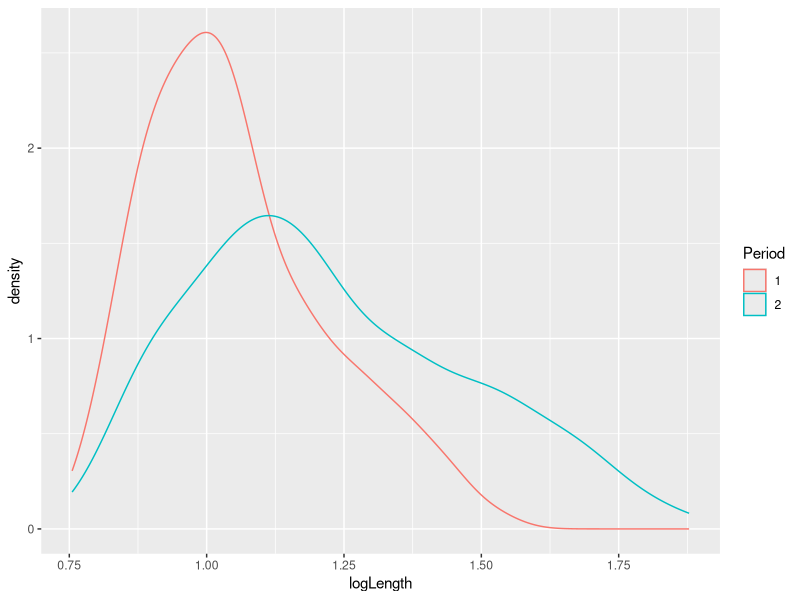
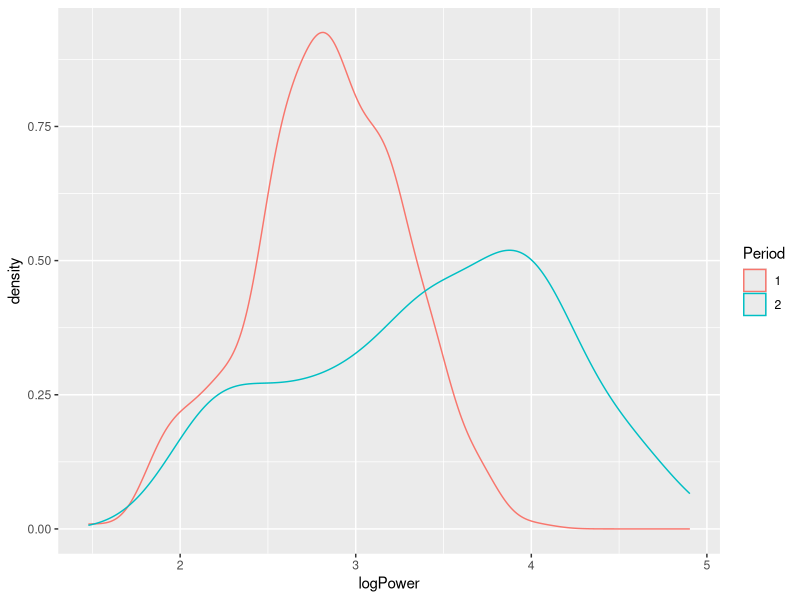
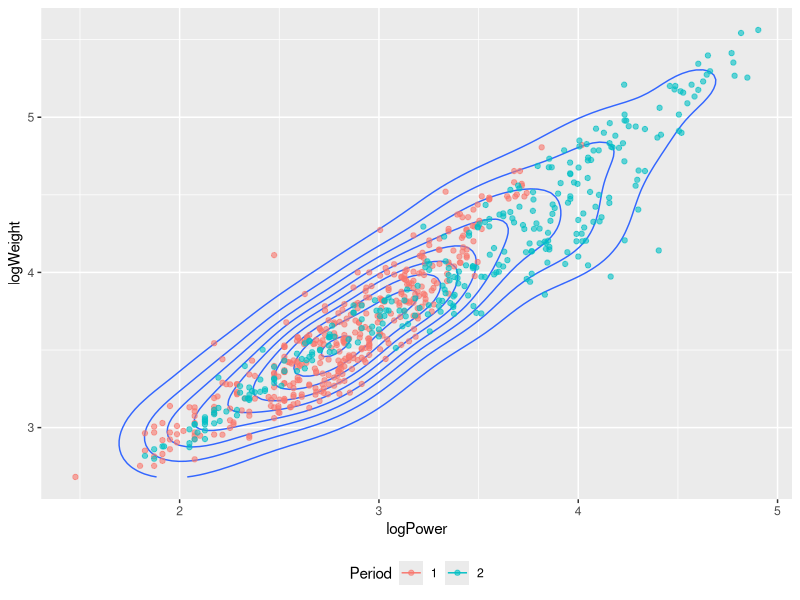
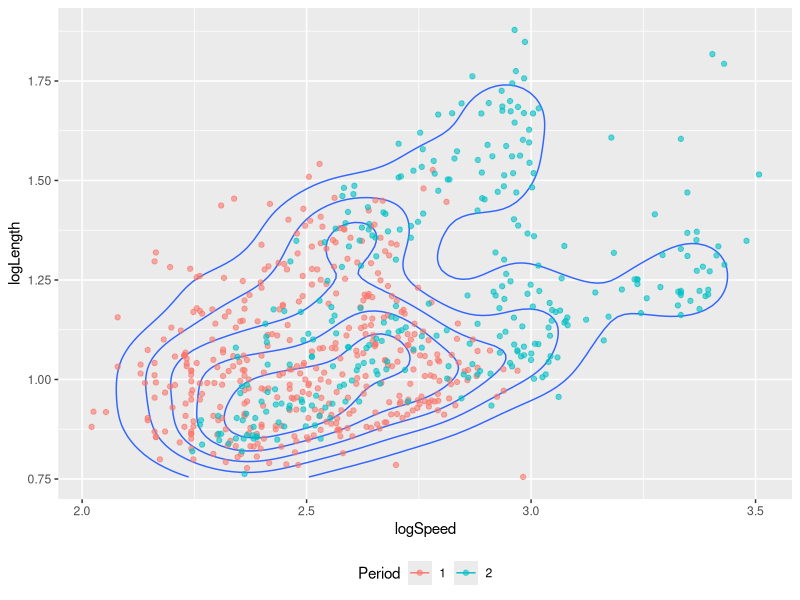
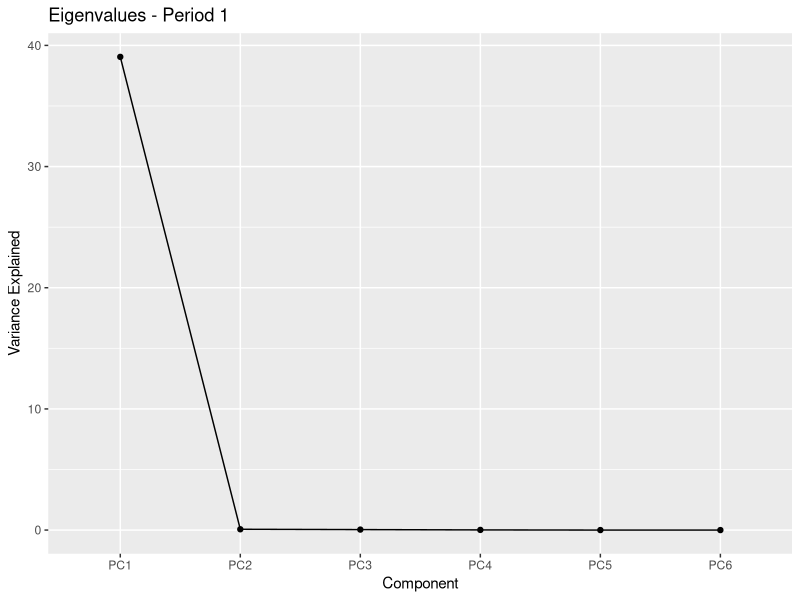
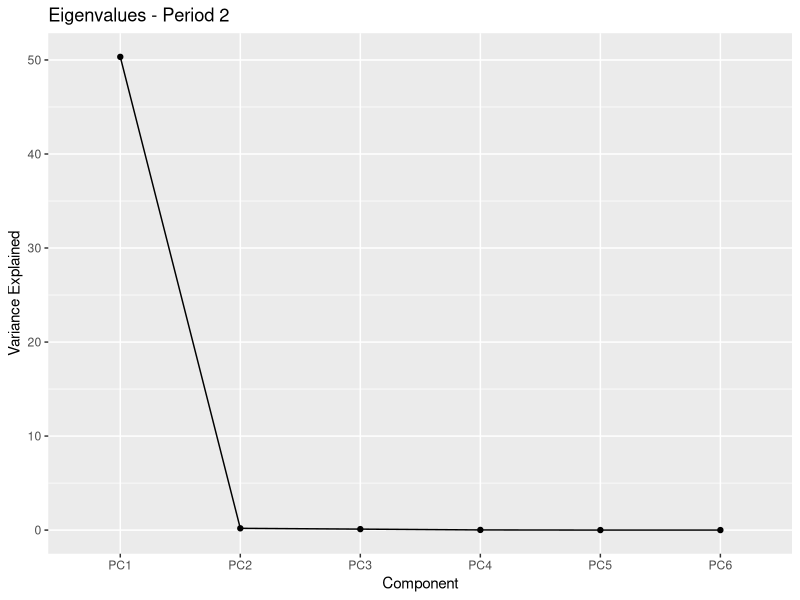
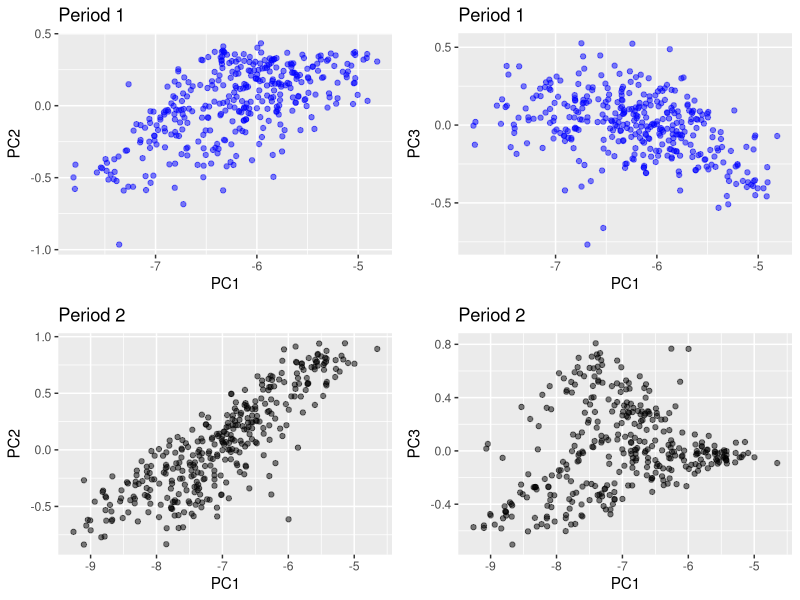
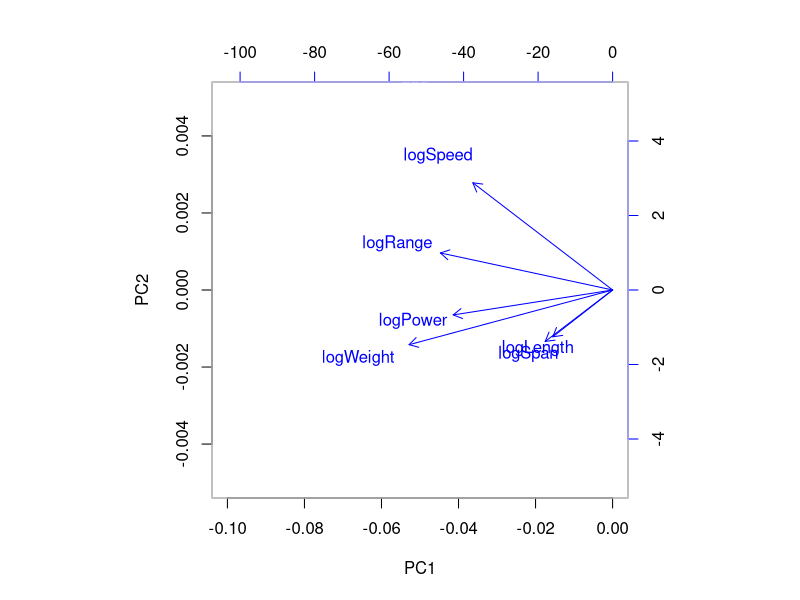

The R script that drew these images, in order: (Note: this script raises an error after producing the figures.)
## ---- chunk 1
setwd("~/Library/CloudStorage/OneDrive-TheUniversityofWesternAustralia")

rm(list = ls())

if (!is.null(sessionInfo()$otherPkgs)) {
  invisible(
    lapply(paste0('package:', names(sessionInfo()$otherPkgs)), 
           detach, character.only=TRUE, unload=TRUE)
  )
}

options(stringsAsFactors = FALSE)
## ---- chunk 2
library(reshape2)
library(tidyverse)
library(MASS)
library(GGally)
library(mvtnorm)
library(scales)
library(ggpubr)
library(dplyr)
## ---- chunk 3
df = read.csv('aircraft.csv')
df0 = data.frame(
Year = df$Year,
Period = factor(df$Period),
logPower = log10(df$Power),
logSpan = log10(df$Span),
logLength = log10(df$Length),
logWeight = log10(df$Weight),
logSpeed = log10(df$Speed),
logRange = log10(df$Range))

df0 = within(df0, Period[Year<= 45] <- 1)
df0 = within(df0, Period[Year> 45] <- 2)

ggplot(df0, (aes(logLength,group = Period, colour = Period))) +
  geom_density()

ggplot(df0, (aes(logPower,group = Period, colour = Period ))) +
  geom_density()
## ---- chunk 4
ggplot( df0, aes( logPower, logWeight ) ) +
geom_density_2d( ) +
geom_point( aes( colour = Period ), alpha = 0.6 ) +
theme( legend.position = "bottom")

ggplot( df0, aes( logSpeed, logLength ) ) +
geom_density_2d( ) +
geom_point( aes( colour = Period ), alpha = 0.6 ) +
theme( legend.position = "bottom")
## ---- chunk 5
aircraft <- read.csv('aircraft.csv')
## ---- chunk 6
log_aircraft <- data.frame(Year = aircraft$Year, Period = as.factor(aircraft$Period))
log_aircraft$logPower <- log10(aircraft$Power)
log_aircraft$logSpan <- log10(aircraft$Span)
log_aircraft$logLength <- log10(aircraft$Length)
log_aircraft$logWeight <- log10(aircraft$Weight)
log_aircraft$logSpeed <- log10(aircraft$Speed)
log_aircraft$logRange <- log10(aircraft$Range)
str(log_aircraft)
## ---- chunk 7
log_aircraft1 <- log_aircraft[log_aircraft$Year <= 42,3:8]
tail(log_aircraft1)
str(log_aircraft1)
## ---- chunk 8
log_aircraft2 <- log_aircraft[log_aircraft$Year > 42,3:8]
head(log_aircraft2)
str(log_aircraft2)
## ---- chunk 9
log_aircraft1_pr <- prcomp(log_aircraft1, center = F, scale = F)
log_aircraft1_pr
## ---- chunk 10
log_aircraft2_pr <- prcomp(log_aircraft2, center = F, scale = F)
log_aircraft2_pr
## ---- chunk 11
log_aircraft1_ev <- data.frame(
      component = factor(seq_along(log_aircraft1_pr$sdev), 
                         labels = paste0("PC", seq_along(log_aircraft1_pr$sdev))),
      var_explained = log_aircraft1_pr$sdev^2
    )

ggplot(log_aircraft1_ev, aes(y = var_explained)) +
      geom_line(aes(x = component, group = 1)) +
      geom_point(aes(x = component)) +
      labs(x = "Component", y = "Variance Explained") +
      ggtitle("Eigenvalues - Period 1")

## ---- chunk 12
log_aircraft2_ev <- data.frame(
      component = factor(seq_along(log_aircraft2_pr$sdev), 
                         labels = paste0("PC", seq_along(log_aircraft2_pr$sdev))),
      var_explained = log_aircraft2_pr$sdev^2
    )

ggplot(log_aircraft2_ev, aes(y = var_explained)) +
      geom_line(aes(x = component, group = 1)) +
      geom_point(aes(x = component)) +
      labs(x = "Component", y = "Variance Explained") +
      ggtitle("Eigenvalues - Period 2")

## ---- chunk 13
pc_scores1 <- data.frame(log_aircraft1_pr$x)

pc1pc21 <- ggplot(pc_scores1, aes(x = PC1, y = PC2)) +
      geom_point(alpha = 0.5, colour = "blue") +
      ggtitle("Period 1")

pc1pc31 <- ggplot(pc_scores1, aes(x = PC1, y = PC3)) +
      geom_point(alpha = 0.5, colour = "blue") +
      ggtitle("Period 1")


pc_scores2 <- data.frame(log_aircraft2_pr$x)

pc1pc22 <- ggplot(pc_scores2, aes(x = PC1, y = PC2)) +
      geom_point(alpha = 0.5) +
      ggtitle("Period 2")

pc1pc32 <- ggplot(pc_scores2, aes(x = PC1, y = PC3)) +
      geom_point(alpha = 0.5) +
      ggtitle("Period 2")


figure <- ggarrange(pc1pc21, pc1pc31, pc1pc22, pc1pc32,
                    ncol = 2, nrow = 2)
figure
## ---- chunk 14
biplot(log_aircraft1_pr, col = c("white", "blue"), xlim=c(-0.10, 0.0), ylim=c(-0.005, 0.005))
biplot(log_aircraft2_pr, col = c("white", "blue"), xlim=c(-0.10, 0.0), ylim=c(-0.005, 0.005))
## ---- chunk 15
set.seed(2733)
## ---- chunk 16
ass2pop <- read.csv('ass2pop.csv', header=FALSE)
mean1 <- ass2pop$V1
mean2 <- ass2pop$V2

cov1 <- data.matrix(subset(ass2pop, select=V3:V22))
cov2 <- data.matrix(subset(ass2pop, select=V23:V42))

print(dim(cov1))
## ---- chunk 17

N1 <- 250
N2 <- 150
eig <- list()

samples1 <- rmvnorm(N1, mean=mean1, sigma=cov1)
samples2 <- rmvnorm(N2, mean=mean2, sigma=cov2)
samples <- rbind(samples1, samples2)
samplecov <- cov(samples)
print(round(samplecov, 2))
eigenresult <- eigen(samplecov)
vals <- list(eigenresult$values)
eig <- append(eig, vals)
save(vals, file="./eigens/normal_eigen/1.RData")

for (i in 2:50) {
  samples1 <- rmvnorm(N1, mean=mean1, sigma=cov1)
  samples2 <- rmvnorm(N2, mean=mean2, sigma=cov2)
  samples <- rbind(samples1, samples2)
  samplecov <- cov(samples)
  eigenresult <- eigen(samplecov)
  vals <- list(eigenresult$values)
  eig <- append(eig, vals)
  filename <- paste("./eigens/normal_eigen/", toString(i), ".RData", sep="")
  save(vals, file=filename)
}

mat <- t(do.call("cbind", eig))
meaneig <- colMeans(mat)

m <- as.data.frame(meaneig)
m["x"] <- 1:20
colnames(m) <- c("value", "Var1")
m["Var2"] <- rep(0, 20)

data <- melt(t(mat))
p <- data %>% 
  ggplot(aes(x=Var1, y=value, group=Var2)) +
  geom_line(alpha=0.1) + 
  geom_line(data=m, colour="red")

print(p)

print("----")
print(eig)
print(round(meaneig, 3))
## ---- chunk 18

N1 <- 250
N2 <- 150
df1 <- 10
df2 <- 2
eig <- list()
for (i in 1:50) {
  scale1 <- ((df1 - 2) / df1) * cov1
  scale2 <- ((df2 - 2) / df2) * cov2
  samples1 <- mean1 + rmvt(N1, sigma=scale1, df=10)
  samples2 <- mean2 + rmvt(N2, sigma=scale2, df=2)
  samples <- rbind(samples1, samples2)
  samplecov <- cov(samples)
  eigenresult <- eigen(samplecov)
  vals <- list(eigenresult$values)
  filename <- paste("./eigens/t_eigen/", toString(i), ".RData", sep="")
  save(vals, file=filename)
  eig <- append(eig, vals)
}

mat <- t(do.call("cbind", eig))
meaneig <- colMeans(mat)

m <- as.data.frame(meaneig)
m["x"] <- 1:20
colnames(m) <- c("value", "Var1")
m["Var2"] <- rep(0, 20)

data <- melt(t(mat))
p <- data %>% 
  ggplot(aes(x=Var1, y=value, group=Var2)) +
  geom_line(alpha=0.1) + 
  geom_line(data=m, colour="red")

print(p)
print(round(meaneig, 3))
